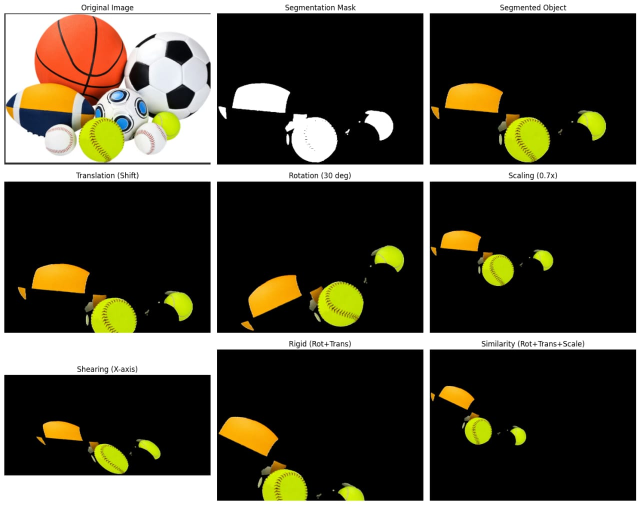
#> input picture IMG-20260128-WA0009.jpg, 1280 x 1010 px, given in place of IMG-20260302-WA0004.jpg, which was not available (shown at 1/2 size)
$ jupyter execute Wavelets.ipynb   (text cells are left out)
#> lines starting #> are read from the running program, lines starting #| are printed output that depends on the picture; pictures that were not available may be replaced by others from this repository, and a replacement may not be noted
[cell 1]
from google.colab import files
uploaded = files.upload()
#> the answer given: IMG-20260128-WA0009.jpg

[cell 2]
import numpy as np
import pywt
import cv2
import matplotlib.pyplot as plt
import pandas as pd

def load_image(path=None):
    """Loads an image or generates a synthetic one if path is None."""
    if path:
        # Load as Grayscale (0 flag is crucial for MRA)
        img = cv2.imread(path, 0)
        if img is None:
            raise ValueError(f"Could not load image at {path}")
    else:
        print("[INFO] No path provided. Generating synthetic image for demo...")
        img = np.zeros((512, 512), dtype=np.uint8)
        cv2.rectangle(img, (100, 100), (400, 400), 255, -1)
        cv2.circle(img, (256, 256), 100, 0, -1)
        # Add noise
        noise = np.random.normal(0, 20, img.shape).astype(np.uint8)
        img = cv2.add(img, noise)
    return img

def visualize_decomposition(coeffs):
    """
    Plots the Approximations and Details for all levels.
    coeffs structure: [cAn, (cHn, cVn, cDn), ..., (cH1, cV1, cD1)]
    """
    level_count = len(coeffs) - 1

    # Create a figure
    fig = plt.figure(figsize=(12, 10))
    fig.suptitle(f"Wavelet Decomposition (Levels 1 to {level_count})", fontsize=16)

    # 1. Plot Approximation (Lowest Level)
    cA = coeffs[0]
    ax = fig.add_subplot(level_count + 1, 4, 1)
    ax.imshow(cA, cmap='gray')
    ax.set_title(f"Approx (LL{level_count})")
    ax.axis('off')

    # 2. Loop through details
    # coeffs[1] is Level n details, coeffs[2] is Level n-1...
    for i, details in enumerate(coeffs[1:]):
        level_index = level_count - i
        (cH, cV, cD) = details

        # Determine plot row (starts after approximation)
        row = i + 1

        # Horizontal Details (LH)
        ax1 = fig.add_subplot(level_count + 1, 4, row * 4 - 2)
        ax1.imshow(cH, cmap='gray')
        ax1.set_title(f"Horizontal (LH{level_index})")
        ax1.axis('off')

        # Vertical Details (HL)
        ax2 = fig.add_subplot(level_count + 1, 4, row * 4 - 1)
        ax2.imshow(cV, cmap='gray')
        ax2.set_title(f"Vertical (HL{level_index})")
        ax2.axis('off')

        # Diagonal Details (HH)
        ax3 = fig.add_subplot(level_count + 1, 4, row * 4)
        ax3.imshow(cD, cmap='gray')
        ax3.set_title(f"Diagonal (HH{level_index})")
        ax3.axis('off')

    plt.tight_layout()
    plt.show()

def extract_features(coeffs):
    """Extracts statistical features from the coefficients."""
    features = {}

    # Helper for Entropy
    def calc_entropy(matrix):
        p = np.abs(matrix.flatten())
        p = p / (np.sum(p) + 1e-10)
        p = p[p > 0]
        return -np.sum(p * np.log2(p))

    # Process Approximation
    cA = coeffs[0]
    level = len(coeffs) - 1
    features[f'LL{level}_Energy'] = np.sum(cA**2)
    features[f'LL{level}_Mean'] = np.mean(cA)

    # Process Details
    for i, (cH, cV, cD) in enumerate(coeffs[1:]):
        curr_lvl = level - i

        # Loop over the tuple of details
        for band, name in zip([cH, cV, cD], ['LH', 'HL', 'HH']):
            features[f'{name}{curr_lvl}_Energy'] = np.sum(band**2)
            features[f'{name}{curr_lvl}_Entropy'] = calc_entropy(band)
            features[f'{name}{curr_lvl}_StdDev'] = np.std(band)

    return pd.DataFrame([features]).T

# --- MAIN EXECUTION ---
if __name__ == "__main__":
    # ---------------------------------------------------------
    # REPLACE None WITH YOUR IMAGE PATH BELOW
    # Example: image_path = "C:/Users/Name/Desktop/my_mri.jpg"
    # ---------------------------------------------------------
    image_path ="IMG-20260302-WA0004.jpg" # or "C:/Users/You/Desktop/image.png"

    try:
        # 1. Load Image
        original_img = load_image(image_path)
#> in load_image, `img = cv2.imread(path, 0)`:
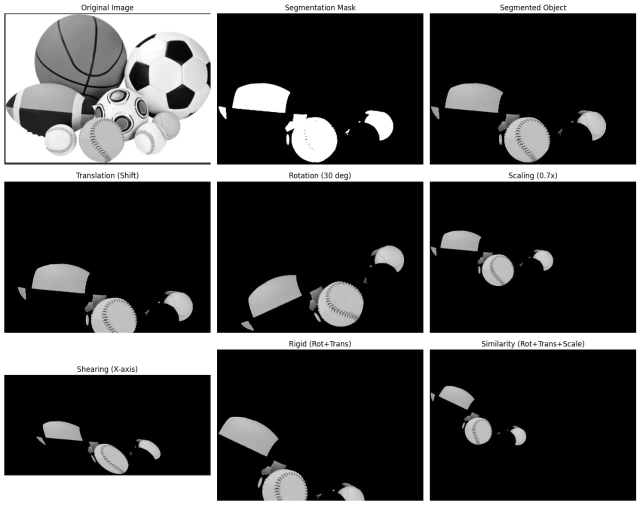
#> img: shape (1010, 1280) (shown at 1/2 size); min 0, max 255, mean 72.2

        # Show Original Image
        plt.figure(figsize=(6,6))
        plt.imshow(original_img, cmap='gray')
        plt.title("Original Input Image")
        plt.axis('off')
        plt.show()

        # 2. Perform Wavelet Decomposition (MRA)
        # 'haar' is blocky, 'db4' is smoother. Level 3 gives decent depth.
        coeffs = pywt.wavedec2(original_img, 'db2', level=3)
#> coeffs = 4 items

        # 3. VISUALIZE STAGES
        print("Displaying Decomposition Stages...")
        visualize_decomposition(coeffs)
#> in visualize_decomposition, `level_count = len(coeffs) - 1`: level_count = 3
#> in visualize_decomposition, `cA = coeffs[0]`:
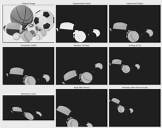
#> cA: shape (128, 162) float64; min -311.5, max 2233.4, mean 615.2; drawn with min black and max white
#> the loop in visualize_decomposition, `for i, details in enumerate(coeffs[1:]):` made 3 passes
#> level_index on passes 1 to 3: 3, 2, 1
#> pass 1, in visualize_decomposition, `(cH, cV, cD) = details`:
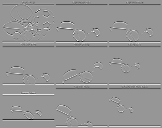
#> cH: shape (128, 162) float64; min -907.2, max 630.7, mean -6; drawn with min black and max white
#> pass 1, in visualize_decomposition, `(cH, cV, cD) = details`:
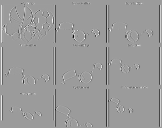
#> cV: shape (128, 162) float64; min -962.5, max 611, mean -7; drawn with min black and max white
#> pass 1, in visualize_decomposition, `(cH, cV, cD) = details`:
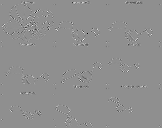
#> cD: shape (128, 162) float64; min -511.2, max 399, mean -0.2; drawn with min black and max white
#> pass 2, in visualize_decomposition, `(cH, cV, cD) = details`:
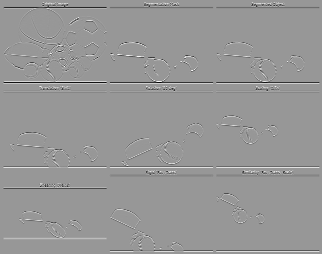
#> cH: shape (254, 322) float64; min -428.8, max 292.4, mean -1.3; drawn with min black and max white
#> in visualize_decomposition, `plt.show()`:
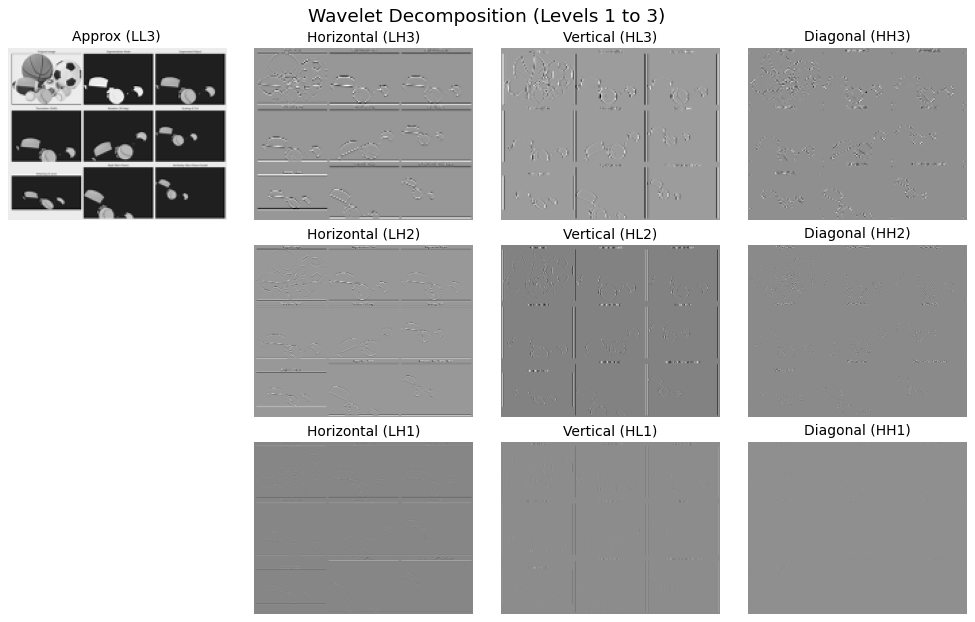
#> figure drawn by matplotlib, 10 panels

        # 4. Extract and Print Features
        print("\nExtracting Features...")
        feats = extract_features(coeffs)
#> the loop in extract_features, `for i, (cH, cV, cD) in enumerate(coeffs[1:]):` made 3 passes
#> after the loop in extract_features, `for i, (cH, cV, cD) in enumerate(coeffs[1:]):`:
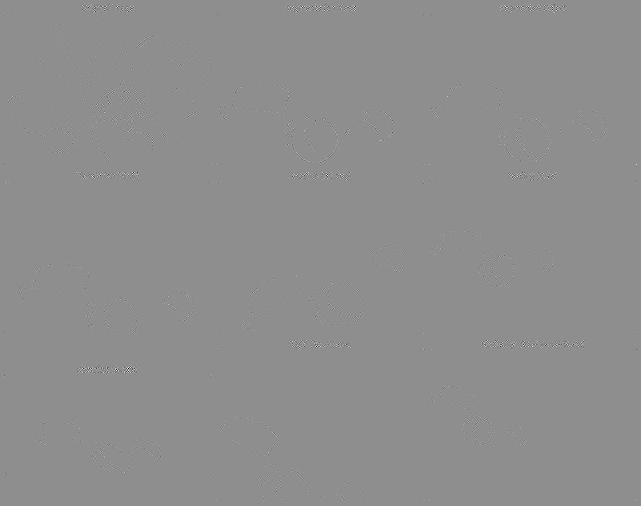
#> band: shape (506, 641) float64; min -89.14, max 70.09, mean 0; drawn with min black and max white
#> after the loop in extract_features, `for i, (cH, cV, cD) in enumerate(coeffs[1:]):`: features = 29 items
#> feats = table of 29 rows and 1 columns
        print("="*40)
        print("FINAL FEATURE VECTOR")
        print("="*40)
        print(feats)
#> (printed output is left out)

    except Exception as e:
        print(f"Error: {e}")
